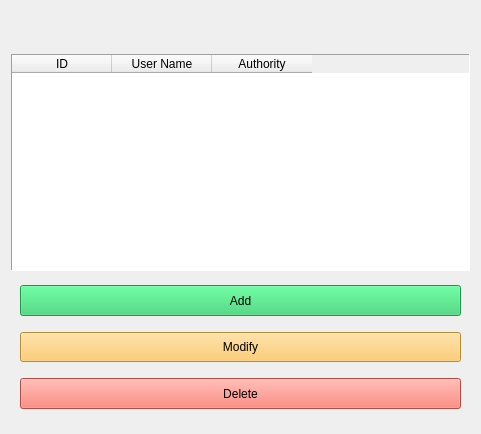
<?xml version="1.0" encoding="UTF-8"?>
<ui version="4.0">
 <class>UserManagerDialog</class>
 <widget class="QWidget" name="UserManagerDialog">
  <property name="windowModality">
   <enum>Qt::ApplicationModal</enum>
  </property>
  <property name="geometry">
   <rect>
    <x>0</x>
    <y>0</y>
    <width>481</width>
    <height>434</height>
   </rect>
  </property>
  <property name="minimumSize">
   <size>
    <width>0</width>
    <height>0</height>
   </size>
  </property>
  <property name="windowTitle">
   <string>User Manager</string>
  </property>
  <layout class="QVBoxLayout" name="verticalLayout_5">
   <item>
    <layout class="QVBoxLayout" name="verticalLayout" stretch="1,5,3">
     <property name="spacing">
      <number>0</number>
     </property>
     <property name="sizeConstraint">
      <enum>QLayout::SetDefaultConstraint</enum>
     </property>
     <item>
      <layout class="QHBoxLayout" name="horizontalLayout" stretch="2,1,2">
       <property name="topMargin">
        <number>0</number>
       </property>
       <property name="bottomMargin">
        <number>0</number>
       </property>
       <item>
        <spacer name="horizontalSpacer">
         <property name="orientation">
          <enum>Qt::Horizontal</enum>
         </property>
         <property name="sizeHint" stdset="0">
          <size>
           <width>80</width>
           <height>20</height>
          </size>
         </property>
        </spacer>
       </item>
       <item>
        <widget class="QLabel" name="userIcon">
         <property name="sizePolicy">
          <sizepolicy hsizetype="Preferred" vsizetype="Preferred">
           <horstretch>0</horstretch>
           <verstretch>0</verstretch>
          </sizepolicy>
         </property>
         <property name="styleSheet">
          <string notr="true">QLabel{min-height:5em;min-width:5em;}</string>
         </property>
         <property name="text">
          <string/>
         </property>
         <property name="textFormat">
          <enum>Qt::AutoText</enum>
         </property>
         <property name="pixmap">
          <pixmap resource="../Resources/Project.qrc">:/Icons/user2.png</pixmap>
         </property>
         <property name="scaledContents">
          <bool>true</bool>
         </property>
         <property name="alignment">
          <set>Qt::AlignCenter</set>
         </property>
         <property name="margin">
          <number>0</number>
         </property>
         <property name="indent">
          <number>-1</number>
         </property>
        </widget>
       </item>
       <item>
        <spacer name="horizontalSpacer_3">
         <property name="orientation">
          <enum>Qt::Horizontal</enum>
         </property>
         <property name="sizeHint" stdset="0">
          <size>
           <width>80</width>
           <height>20</height>
          </size>
         </property>
        </spacer>
       </item>
      </layout>
     </item>
     <item>
      <widget class="QTableWidget" name="userList">
       <property name="frameShape">
        <enum>QFrame::Panel</enum>
       </property>
       <property name="frameShadow">
        <enum>QFrame::Sunken</enum>
       </property>
       <property name="lineWidth">
        <number>1</number>
       </property>
       <property name="alternatingRowColors">
        <bool>true</bool>
       </property>
       <property name="gridStyle">
        <enum>Qt::SolidLine</enum>
       </property>
       <property name="rowCount">
        <number>0</number>
       </property>
       <column>
        <property name="text">
         <string>ID</string>
        </property>
        <property name="textAlignment">
         <set>AlignCenter</set>
        </property>
       </column>
       <column>
        <property name="text">
         <string>User Name</string>
        </property>
       </column>
       <column>
        <property name="text">
         <string>Authority</string>
        </property>
       </column>
      </widget>
     </item>
     <item>
      <widget class="QStackedWidget" name="stackedWidget">
       <property name="currentIndex">
        <number>0</number>
       </property>
       <widget class="QWidget" name="page">
        <layout class="QVBoxLayout" name="verticalLayout_4">
         <item>
          <layout class="QVBoxLayout" name="verticalLayout_2">
           <property name="spacing">
            <number>16</number>
           </property>
           <property name="leftMargin">
            <number>0</number>
           </property>
           <property name="topMargin">
            <number>5</number>
           </property>
           <property name="bottomMargin">
            <number>5</number>
           </property>
           <item>
            <widget class="QPushButton" name="addBtn">
             <property name="enabled">
              <bool>true</bool>
             </property>
             <property name="sizePolicy">
              <sizepolicy hsizetype="Minimum" vsizetype="Preferred">
               <horstretch>0</horstretch>
               <verstretch>0</verstretch>
              </sizepolicy>
             </property>
             <property name="focusPolicy">
              <enum>Qt::ClickFocus</enum>
             </property>
             <property name="styleSheet">
              <string notr="true">background-color: rgb(44, 207, 106);</string>
             </property>
             <property name="text">
              <string>Add</string>
             </property>
            </widget>
           </item>
           <item>
            <widget class="QPushButton" name="modifyBtn">
             <property name="sizePolicy">
              <sizepolicy hsizetype="Minimum" vsizetype="Preferred">
               <horstretch>0</horstretch>
               <verstretch>0</verstretch>
              </sizepolicy>
             </property>
             <property name="focusPolicy">
              <enum>Qt::ClickFocus</enum>
             </property>
             <property name="styleSheet">
              <string notr="true">background-color: rgb(254, 193, 79);</string>
             </property>
             <property name="text">
              <string>Modify</string>
             </property>
            </widget>
           </item>
           <item>
            <widget class="QPushButton" name="deleteBtn">
             <property name="sizePolicy">
              <sizepolicy hsizetype="Minimum" vsizetype="Preferred">
               <horstretch>0</horstretch>
               <verstretch>0</verstretch>
              </sizepolicy>
             </property>
             <property name="focusPolicy">
              <enum>Qt::ClickFocus</enum>
             </property>
             <property name="styleSheet">
              <string notr="true">background-color: rgb(253, 105, 90);</string>
             </property>
             <property name="text">
              <string>Delete</string>
             </property>
            </widget>
           </item>
          </layout>
         </item>
        </layout>
       </widget>
       <widget class="QWidget" name="page_add">
        <layout class="QHBoxLayout" name="horizontalLayout_3">
         <item>
          <layout class="QVBoxLayout" name="verticalLayout_3" stretch="1,0">
           <item>
            <layout class="QGridLayout" name="gridLayout">
             <item row="0" column="0">
              <widget class="QLabel" name="label_2">
               <property name="text">
                <string>&lt;html&gt;&lt;head/&gt;&lt;body&gt;&lt;p&gt;User Name:&lt;/p&gt;&lt;/body&gt;&lt;/html&gt;</string>
               </property>
              </widget>
             </item>
             <item row="0" column="1">
              <widget class="QLineEdit" name="add_userNameLineEdit">
               <property name="focusPolicy">
                <enum>Qt::StrongFocus</enum>
               </property>
              </widget>
             </item>
             <item row="1" column="0">
              <widget class="QLabel" name="label_4">
               <property name="text">
                <string>Password:</string>
               </property>
              </widget>
             </item>
             <item row="1" column="1">
              <widget class="QLineEdit" name="add_passwordLineEdit">
               <property name="focusPolicy">
                <enum>Qt::StrongFocus</enum>
               </property>
               <property name="echoMode">
                <enum>QLineEdit::Password</enum>
               </property>
              </widget>
             </item>
             <item row="2" column="0">
              <widget class="QLabel" name="label">
               <property name="text">
                <string>Confirm:</string>
               </property>
              </widget>
             </item>
             <item row="2" column="1">
              <widget class="QLineEdit" name="add_confirmLineEdit">
               <property name="focusPolicy">
                <enum>Qt::StrongFocus</enum>
               </property>
               <property name="echoMode">
                <enum>QLineEdit::Password</enum>
               </property>
              </widget>
             </item>
             <item row="3" column="0">
              <widget class="QLabel" name="label_5">
               <property name="text">
                <string>Authority:</string>
               </property>
              </widget>
             </item>
             <item row="3" column="1">
              <widget class="QComboBox" name="add_authorityBox">
               <item>
                <property name="text">
                 <string>OP</string>
                </property>
               </item>
               <item>
                <property name="text">
                 <string>Engineer</string>
                </property>
               </item>
              </widget>
             </item>
            </layout>
           </item>
           <item>
            <layout class="QHBoxLayout" name="horizontalLayout_2">
             <item>
              <spacer name="horizontalSpacer_2">
               <property name="orientation">
                <enum>Qt::Horizontal</enum>
               </property>
               <property name="sizeHint" stdset="0">
                <size>
                 <width>40</width>
                 <height>20</height>
                </size>
               </property>
              </spacer>
             </item>
             <item>
              <widget class="QPushButton" name="add_cancelBtn">
               <property name="text">
                <string>Cancel</string>
               </property>
              </widget>
             </item>
             <item>
              <widget class="QPushButton" name="add_doneBtn">
               <property name="text">
                <string>Done</string>
               </property>
              </widget>
             </item>
            </layout>
           </item>
          </layout>
         </item>
        </layout>
       </widget>
       <widget class="QWidget" name="page_modify">
        <layout class="QHBoxLayout" name="horizontalLayout_5">
         <item>
          <layout class="QVBoxLayout" name="verticalLayout_6" stretch="1,0">
           <item>
            <layout class="QGridLayout" name="gridLayout_2">
             <item row="0" column="0">
              <widget class="QLabel" name="label_3">
               <property name="text">
                <string>&lt;html&gt;&lt;head/&gt;&lt;body&gt;&lt;p&gt;User Name:&lt;/p&gt;&lt;/body&gt;&lt;/html&gt;</string>
               </property>
              </widget>
             </item>
             <item row="1" column="0">
              <widget class="QLabel" name="label_6">
               <property name="text">
                <string>New Password:</string>
               </property>
              </widget>
             </item>
             <item row="1" column="1">
              <widget class="QLineEdit" name="modify_passwordLineEdit">
               <property name="focusPolicy">
                <enum>Qt::StrongFocus</enum>
               </property>
               <property name="echoMode">
                <enum>QLineEdit::Password</enum>
               </property>
              </widget>
             </item>
             <item row="2" column="0">
              <widget class="QLabel" name="label_7">
               <property name="text">
                <string>Confirm:</string>
               </property>
              </widget>
             </item>
             <item row="2" column="1">
              <widget class="QLineEdit" name="modify_confirmLineEdit">
               <property name="focusPolicy">
                <enum>Qt::StrongFocus</enum>
               </property>
               <property name="echoMode">
                <enum>QLineEdit::Password</enum>
               </property>
              </widget>
             </item>
             <item row="3" column="0">
              <widget class="QLabel" name="label_8">
               <property name="text">
                <string>Authority:</string>
               </property>
              </widget>
             </item>
             <item row="3" column="1">
              <widget class="QComboBox" name="modify_authorityBox">
               <item>
                <property name="text">
                 <string>operator</string>
                </property>
               </item>
               <item>
                <property name="text">
                 <string>developer</string>
                </property>
               </item>
              </widget>
             </item>
             <item row="0" column="1">
              <widget class="QComboBox" name="modify_userNameComboBox"/>
             </item>
            </layout>
           </item>
           <item>
            <layout class="QHBoxLayout" name="horizontalLayout_4">
             <item>
              <spacer name="horizontalSpacer_4">
               <property name="orientation">
                <enum>Qt::Horizontal</enum>
               </property>
               <property name="sizeHint" stdset="0">
                <size>
                 <width>40</width>
                 <height>20</height>
                </size>
               </property>
              </spacer>
             </item>
             <item>
              <widget class="QPushButton" name="modify_cancelBtn">
               <property name="text">
                <string>Cancel</string>
               </property>
              </widget>
             </item>
             <item>
              <widget class="QPushButton" name="modify_doneBtn">
               <property name="text">
                <string>Done</string>
               </property>
              </widget>
             </item>
            </layout>
           </item>
          </layout>
         </item>
        </layout>
       </widget>
      </widget>
     </item>
    </layout>
   </item>
  </layout>
 </widget>
 <tabstops>
  <tabstop>add_passwordLineEdit</tabstop>
  <tabstop>add_confirmLineEdit</tabstop>
  <tabstop>add_authorityBox</tabstop>
  <tabstop>addBtn</tabstop>
  <tabstop>deleteBtn</tabstop>
  <tabstop>userList</tabstop>
 </tabstops>
 <resources>
  <include location="../Resources/Project.qrc"/>
 </resources>
 <connections/>
</ui>
